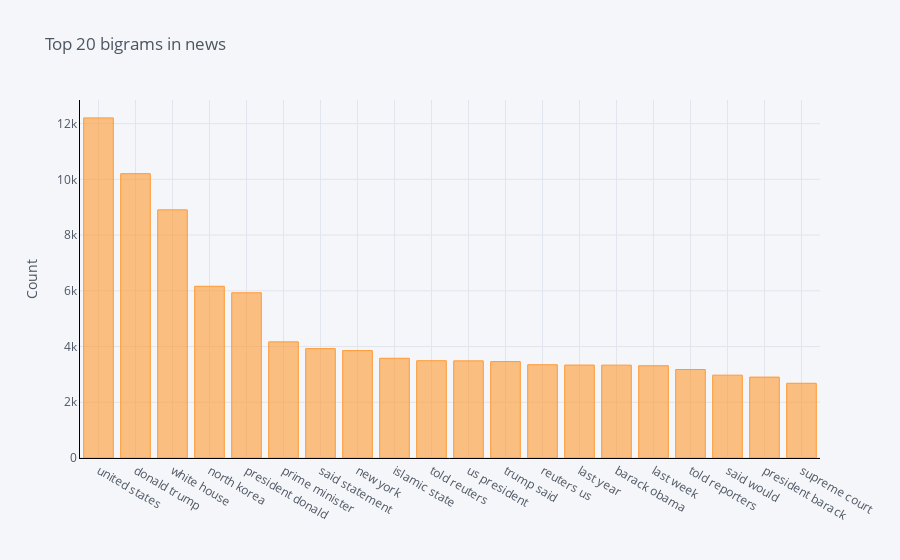

The code cell stored with this chart in its notebook:
### Code cell
# True
# Function to get top bigram words
def get_top_n_bigram(corpus, n=None):
    vec = CountVectorizer(ngram_range=(2, 2)).fit(corpus)
    bag_of_words = vec.transform(corpus)
    sum_words = bag_of_words.sum(axis=0) 
    words_freq = [(word, sum_words[0, idx]) for word, idx in vec.vocabulary_.items()]
    words_freq =sorted(words_freq, key = lambda x: x[1], reverse=True)
    return words_freq[:n]

# Calling function and return only top 20 words
common_words = get_top_n_bigram(clean_news_true['news'], 20)

# Printing the word and frequency
for word, freq in common_words:
    print(word, freq)
    
# Creating the dataframe of word and frequency
df3 = pd.DataFrame(common_words, columns = ['news' , 'count'])

# Group by words and plot the sum
df3.groupby('news').sum()['count'].sort_values(ascending=False).iplot(
    kind='bar', yTitle='Count', linecolor='black', title='Top 20 bigrams in news')

### Figure 1 — Plotly figure (JSON) as saved in the notebook; plotly's stock layout.template omitted (floating-point values rounded to 4 significant figures)
{"data": [{"marker": {"color": "rgba(255, 153, 51, 0.6)", "line": {"color": "rgba(255, 153, 51, 1.0)", "width": 1}}, "name": "count", "orientation": "v", "text": "", "type": "bar", "x": ["united states", "donald trump", "white house", "north korea", "president donald", "prime minister", "said statement", "new york", "islamic state", "told reuters", "us president", "trump said", "reuters us", "last year", "barack obama", "last week", "told reporters", "said would", "president barack", "supreme court"], "y": [12206, 10204, 8906, 6164, 5930, 4168, 3925, 3854, 3580, 3491, 3486, 3460, 3347, 3336, 3333, 3311, 3176, 2973, 2903, 2682]}], "layout": {"legend": {"bgcolor": "#F5F6F9", "font": {"color": "#4D5663"}}, "paper_bgcolor": "#F5F6F9", "plot_bgcolor": "#F5F6F9", "title": {"font": {"color": "#4D5663"}, "text": "Top 20 bigrams in news"}, "xaxis": {"gridcolor": "#E1E5ED", "linecolor": "black", "showgrid": true, "tickfont": {"color": "#4D5663"}, "title": {"font": {"color": "#4D5663"}, "text": ""}, "zerolinecolor": "#E1E5ED"}, "yaxis": {"gridcolor": "#E1E5ED", "linecolor": "black", "showgrid": true, "tickfont": {"color": "#4D5663"}, "title": {"font": {"color": "#4D5663"}, "text": "Count"}, "zerolinecolor": "#E1E5ED"}}}
